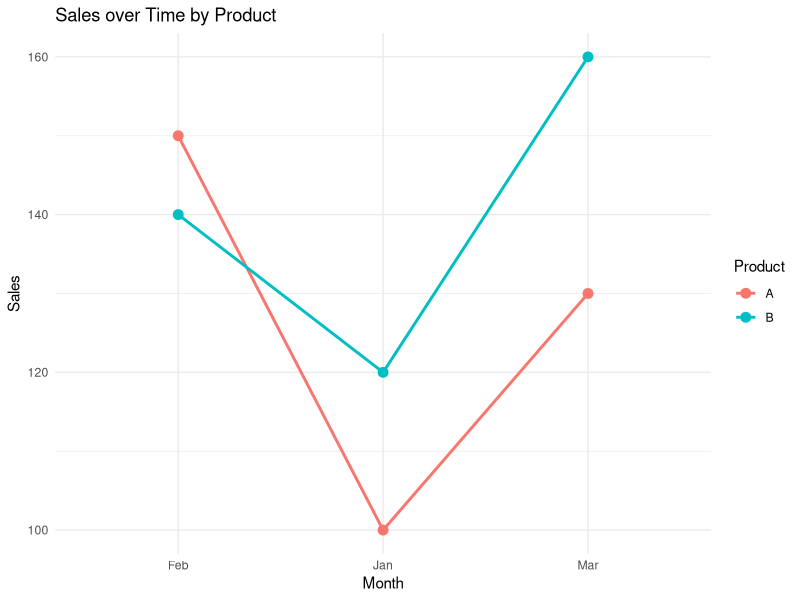

This chart was generated by the following R code:
library(ggplot2)
sales_time_data <- data.frame(
  Month = c("Jan", "Feb", "Mar", "Jan", "Feb", "Mar"),
  Product = c("A", "A", "A", "B", "B", "B"),
  Sales = c(100, 150, 130, 120, 140, 160)
)
ggplot(sales_time_data, aes(x = Month, y = Sales, group = Product, color = Product)) +
  geom_line(size = 1) +
  geom_point(size = 3) +
  labs(title = "Sales over Time by Product",
       x = "Month",
       y = "Sales") +
  theme_minimal()
